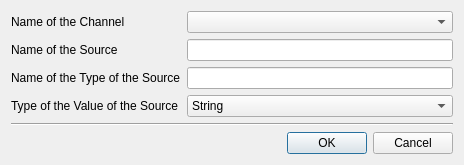
<?xml version="1.0" encoding="UTF-8"?>
<ui version="4.0">
 <class>SourceManualDialog</class>
 <widget class="QDialog" name="SourceManualDialog">
  <property name="geometry">
   <rect>
    <x>0</x>
    <y>0</y>
    <width>464</width>
    <height>162</height>
   </rect>
  </property>
  <property name="windowTitle">
   <string>Fill in the form...</string>
  </property>
  <layout class="QVBoxLayout" name="verticalLayout">
   <item>
    <layout class="QGridLayout" name="gridLayout">
     <item row="0" column="0">
      <widget class="QLabel" name="label">
       <property name="text">
        <string>Name of the Channel</string>
       </property>
      </widget>
     </item>
     <item row="0" column="1">
      <widget class="QComboBox" name="m_channel">
       <property name="insertPolicy">
        <enum>QComboBox::InsertAlphabetically</enum>
       </property>
       <property name="sizeAdjustPolicy">
        <enum>QComboBox::AdjustToContents</enum>
       </property>
       <property name="minimumContentsLength">
        <number>20</number>
       </property>
      </widget>
     </item>
     <item row="1" column="0">
      <widget class="QLabel" name="label_2">
       <property name="text">
        <string>Name of the Source</string>
       </property>
      </widget>
     </item>
     <item row="1" column="1">
      <widget class="QLineEdit" name="m_name"/>
     </item>
     <item row="2" column="0">
      <widget class="QLabel" name="label_3">
       <property name="text">
        <string>Name of the Type of the Source</string>
       </property>
      </widget>
     </item>
     <item row="2" column="1">
      <widget class="QLineEdit" name="m_typeName"/>
     </item>
     <item row="3" column="0">
      <widget class="QLabel" name="label_4">
       <property name="text">
        <string>Type of the Value of the Source</string>
       </property>
      </widget>
     </item>
     <item row="3" column="1">
      <widget class="QComboBox" name="m_valueType">
       <item>
        <property name="text">
         <string>String</string>
        </property>
       </item>
       <item>
        <property name="text">
         <string>Int</string>
        </property>
       </item>
       <item>
        <property name="text">
         <string>UInt</string>
        </property>
       </item>
       <item>
        <property name="text">
         <string>LongLong</string>
        </property>
       </item>
       <item>
        <property name="text">
         <string>ULongLong</string>
        </property>
       </item>
       <item>
        <property name="text">
         <string>Double</string>
        </property>
       </item>
       <item>
        <property name="text">
         <string>DateTime</string>
        </property>
       </item>
       <item>
        <property name="text">
         <string>Time</string>
        </property>
       </item>
      </widget>
     </item>
    </layout>
   </item>
   <item>
    <spacer name="verticalSpacer">
     <property name="orientation">
      <enum>Qt::Vertical</enum>
     </property>
     <property name="sizeHint" stdset="0">
      <size>
       <width>20</width>
       <height>0</height>
      </size>
     </property>
    </spacer>
   </item>
   <item>
    <widget class="Line" name="line">
     <property name="orientation">
      <enum>Qt::Horizontal</enum>
     </property>
    </widget>
   </item>
   <item>
    <widget class="QDialogButtonBox" name="m_buttons">
     <property name="orientation">
      <enum>Qt::Horizontal</enum>
     </property>
     <property name="standardButtons">
      <set>QDialogButtonBox::Cancel|QDialogButtonBox::Ok</set>
     </property>
    </widget>
   </item>
  </layout>
 </widget>
 <resources/>
 <connections/>
</ui>
